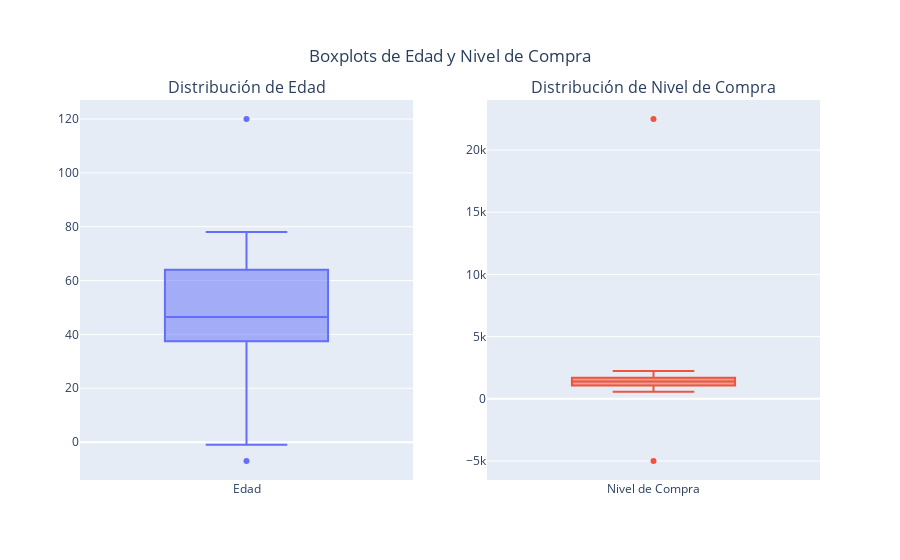

Here is the notebook cell this chart was saved with:
### Markdown cell above
>**Observación**
> - Al observar se pudo evidenciar que ya se tienen `valores outliers` tanto para la variable de `edad` y `nivel de compra`
> - Algunas `edades` son negativas o incluso llegan a ser de 120 años
> - Algunos `niveles de compra` son negativas o incluso sobrepsan el nivel máximo de a mayoría de los datos

### Code cell
fig = make_subplots(rows=1, cols=2, subplot_titles=("Distribución de Edad", "Distribución de Nivel de Compra"))
fig.add_trace(go.Box(y=df['Edad'], name='Edad'), row=1, col=1)
fig.add_trace(go.Box(y=df['Nivel_Compra'], name='Nivel de Compra'), row=1, col=2)
fig.update_layout(
    title={
        'text': "Boxplots de Edad y Nivel de Compra",
        'x': 0.5,  # Centro (0.5)
        'xanchor': 'center',
        'yanchor': 'top'
    },
    showlegend=False
)
fig.show()

### Figure 1 — Plotly figure (JSON) as saved in the notebook; plotly's stock layout.template omitted (floating-point values rounded to 4 significant figures; data arrays with more than 128 entries replaced by an {"elided": "..."} marker saying what was removed)
{"data": [{"name": "Edad", "type": "box", "xaxis": "x", "y": {"elided": "372 int values"}, "yaxis": "y"}, {"name": "Nivel de Compra", "type": "box", "xaxis": "x2", "y": {"elided": "372 float values"}, "yaxis": "y2"}], "layout": {"annotations": [{"font": {"size": 16}, "showarrow": false, "text": "Distribución de Edad", "x": 0.225, "xanchor": "center", "xref": "paper", "y": 1, "yanchor": "bottom", "yref": "paper"}, {"font": {"size": 16}, "showarrow": false, "text": "Distribución de Nivel de Compra", "x": 0.775, "xanchor": "center", "xref": "paper", "y": 1, "yanchor": "bottom", "yref": "paper"}], "showlegend": false, "title": {"text": "Boxplots de Edad y Nivel de Compra", "x": 0.5, "xanchor": "center", "yanchor": "top"}, "xaxis": {"anchor": "y", "domain": [0, 0.45]}, "xaxis2": {"anchor": "y2", "domain": [0.55, 1]}, "yaxis": {"anchor": "x", "domain": [0, 1]}, "yaxis2": {"anchor": "x2", "domain": [0, 1]}}}
